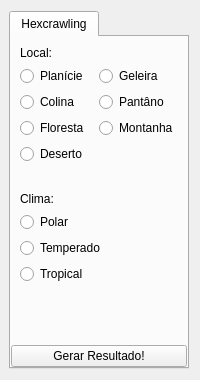
            <widget class="QWidget" name="page3">
             <layout class="QGridLayout" name="gridLayout_10">
              <property name="leftMargin">
               <number>9</number>
              </property>
              <item row="0" column="0">
               <widget class="QTabWidget" name="tabWidget_2">
                <widget class="QWidget" name="tab_4">
                 <property name="styleSheet">
                  <string notr="true"/>
                 </property>
                 <attribute name="title">
                  <string>Hexcrawling</string>
                 </attribute>
                 <layout class="QGridLayout" name="gridLayout_12">
                  <property name="leftMargin">
                   <number>0</number>
                  </property>
                  <property name="topMargin">
                   <number>0</number>
                  </property>
                  <property name="rightMargin">
                   <number>0</number>
                  </property>
                  <property name="bottomMargin">
                   <number>0</number>
                  </property>
                  <property name="horizontalSpacing">
                   <number>0</number>
                  </property>
                  <property name="verticalSpacing">
                   <number>10</number>
                  </property>
                  <item row="2" column="0" colspan="2">
                   <spacer name="verticalSpacer_2">
                    <property name="orientation">
                     <enum>Qt::Vertical</enum>
                    </property>
                    <property name="sizeHint" stdset="0">
                     <size>
                      <width>20</width>
                      <height>40</height>
                     </size>
                    </property>
                   </spacer>
                  </item>
                  <item row="1" column="0" colspan="2">
                   <widget class="QFrame" name="frame_3">
                    <property name="frameShape">
                     <enum>QFrame::NoFrame</enum>
                    </property>
                    <property name="frameShadow">
                     <enum>QFrame::Raised</enum>
                    </property>
                    <layout class="QGridLayout" name="gridLayout_15">
                     <item row="0" column="0">
                      <widget class="QLabel" name="label_4">
                       <property name="text">
                        <string>Clima:</string>
                       </property>
                      </widget>
                     </item>
                     <item row="3" column="0">
                      <widget class="QRadioButton" name="radioButton_13">
                       <property name="text">
                        <string>Tropical</string>
                       </property>
                      </widget>
                     </item>
                     <item row="1" column="0">
                      <widget class="QRadioButton" name="radioButton_11">
                       <property name="text">
                        <string>Polar</string>
                       </property>
                      </widget>
                     </item>
                     <item row="2" column="0">
                      <widget class="QRadioButton" name="radioButton_12">
                       <property name="text">
                        <string>Temperado</string>
                       </property>
                      </widget>
                     </item>
                    </layout>
                   </widget>
                  </item>
                  <item row="3" column="0" colspan="2">
                   <widget class="QPushButton" name="pushButton">
                    <property name="text">
                     <string>Gerar Resultado!</string>
                    </property>
                   </widget>
                  </item>
                  <item row="0" column="0" colspan="2">
                   <widget class="QFrame" name="frame">
                    <property name="frameShape">
                     <enum>QFrame::NoFrame</enum>
                    </property>
                    <property name="frameShadow">
                     <enum>QFrame::Raised</enum>
                    </property>
                    <layout class="QGridLayout" name="gridLayout_13">
                     <item row="1" column="0">
                      <widget class="QRadioButton" name="radioButton">
                       <property name="text">
                        <string>Planície</string>
                       </property>
                      </widget>
                     </item>
                     <item row="1" column="1">
                      <widget class="QRadioButton" name="radioButton_5">
                       <property name="text">
                        <string>Geleira</string>
                       </property>
                      </widget>
                     </item>
                     <item row="2" column="0">
                      <widget class="QRadioButton" name="radioButton_2">
                       <property name="text">
                        <string>Colina</string>
                       </property>
                      </widget>
                     </item>
                     <item row="2" column="1">
                      <widget class="QRadioButton" name="radioButton_6">
                       <property name="text">
                        <string>Pantâno</string>
                       </property>
                      </widget>
                     </item>
                     <item row="3" column="0">
                      <widget class="QRadioButton" name="radioButton_3">
                       <property name="text">
                        <string>Floresta</string>
                       </property>
                      </widget>
                     </item>
                     <item row="3" column="1">
                      <widget class="QRadioButton" name="radioButton_7">
                       <property name="text">
                        <string>Montanha</string>
                       </property>
                      </widget>
                     </item>
                     <item row="4" column="0">
                      <widget class="QRadioButton" name="radioButton_4">
                       <property name="text">
                        <string>Deserto</string>
                       </property>
                      </widget>
                     </item>
                     <item row="0" column="0" colspan="2">
                      <widget class="QLabel" name="label_2">
                       <property name="text">
                        <string>Local:</string>
                       </property>
                      </widget>
                     </item>
                    </layout>
                   </widget>
                  </item>
                 </layout>
                </widget>
               </widget>
              </item>
             </layout>
            </widget>
